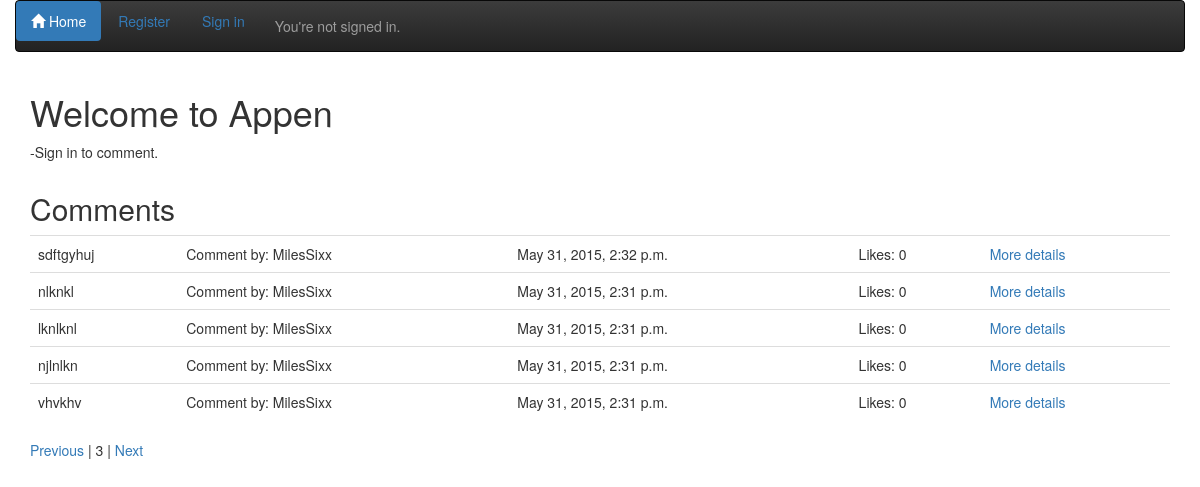
/?page=3, run on the app's committed database.
### theme/models.py (models this page shows, shortened)
class Comment(models.Model):
	comment = models.TextField()
	likes = models.PositiveIntegerField(default=0)
	comment_by = models.ForeignKey(User, related_name="written_comments")
	comment_datetime = models.DateTimeField()
	class Meta:
		ordering = ['-comment_datetime']

### theme/views.py (the view, shortened to what this page needs)
# urls.py: url(r'^$', views.frontpage, name='frontpage'),
def frontpage(request):
	comments = Comment.objects.all()
	page_number = request.GET.get('page', 1)
	paginator = Paginator(comments, 5)
	try:
		comments = paginator.page(page_number)
	except PageNotAnInteger:
		comments = paginator.page(1)
	except EmptyPage:
		comments = paginator.page(paginator.num_pages)
	context = {
		'comments': comments,
	}
	return render(request, 'theme/frontpage.html', context)

### theme/templates/theme/frontpage.html
{% extends 'theme/base.html' %}
{% block container %}
{% if user.is_authenticated %}
<div class="container">
	<h1> Welcome to Appen!</h1>
	<p> -Feel free to comment.</p>
</div>
<div class="container">
	<div class="row">
		<div class="col-sm-12">
			<h2>Comments</h2>
			<table class="table">
				{% for comment in comments %}
				<tr>
					<td>{{ comment.comment }} </td>
					<td>Comment by: {{ comment.comment_by }}</td>
					<td>{{ comment.comment_datetime}}</td>
					<td id="id-likes-for-comment-{{ comment.id }}">{{ comment.likes }}</td>
					<td><a href="" class="add-comment-link" data-commentid="{{ comment.id }}"><span class="glyphicon glyphicon-thumbs-up" aria-hidden="true"></span></a></td>
					<td><a href="{% url 'comment_details' comment.id %}"> More details</a></td>
				</tr>
				{% empty %}
				<tr>
					<td>Sorry, no comments in this list</td>
				</tr>
				{% endfor %}
			</table>
			<div class="container">
				{% if comments.has_previous %}
					<a href="?page={{ comments.previous_page_number }}">Previous</a>
				{% endif %}
				| {{ comments.number }} |
				{% if comments.has_next %}
					<a href="?page={{ comments.next_page_number }}">Next</a>
				{% endif %}
			</div>
		</div>
	</div>
</div>
<div class="container">
	<div class="row">
		<div class="col-sm-12">
			<h2>Add a comment</h2>
			<form class="form-horizontal" method="POST">
				{% csrf_token %}
				<div class="form-group">
					<div class="col-sm-12">
						<textarea class="form-control" rows="5" name="new_comment"></textarea>
					</div>
				</div>
				<div class="form-group">
					<div class="col-sm-12">
						<button type="submit" class="button">Save Comment</button>
					</div>
				</div>
			</form>
		</div>
	</div>
</div>
<input type="hidden" id="add_likes_url" value="/site_details/{{ user.id }}/adding_likes">
{% else %}
<div class="container">
	<h1> Welcome to Appen</h1>
	<p> -Sign in to comment.</p>
</div>
<div class="container">
	<div class="row">
		<div class="col-sm-12">
			<h2>Comments</h2>
			<table class="table">
				{% for comment in comments %}
				<tr>
					<td>{{ comment.comment }}</td>
					<td>Comment by: {{ comment.comment_by }}</td>
					<td>{{ comment.comment_datetime}}</td>
					<td id="likes">Likes: {{ comment.likes }}</td>
					<td><a href="{% url 'comment_details' comment.id %}"> More details</a></td>
				</tr>
				{% empty %}
				<tr>
					<td>Sorry, no comments in this list</td>
				</tr>
				{% endfor %}
			</table>
		</div>
	</div>
</div>
<div class="container">
	{% if comments.has_previous %}
		<a href="?page={{ comments.previous_page_number }}">Previous</a>
	{% endif %}
	| {{ comments.number }} |
	{% if comments.has_next %}
		<a href="?page={{ comments.next_page_number }}">Next</a>
	{% endif %}
</div>
{% endif %}
{% endblock %}

### data on the page
Comment: comment "sdftgyhuj", comment_by "MilesSixx", comment_datetime "May 31, 2015, 2:32 p.m.", likes "0"
Comment: comment "nlknkl", comment_by "MilesSixx", comment_datetime "May 31, 2015, 2:31 p.m.", likes "0"
Comment: comment "lknlknl", comment_by "MilesSixx", comment_datetime "May 31, 2015, 2:31 p.m.", likes "0"
Comment: comment "njlnlkn", comment_by "MilesSixx", comment_datetime "May 31, 2015, 2:31 p.m.", likes "0"
Comment: comment "vhvkhv", comment_by "MilesSixx", comment_datetime "May 31, 2015, 2:31 p.m.", likes "0"

### other printed values
{{ comments.number }} "3"
